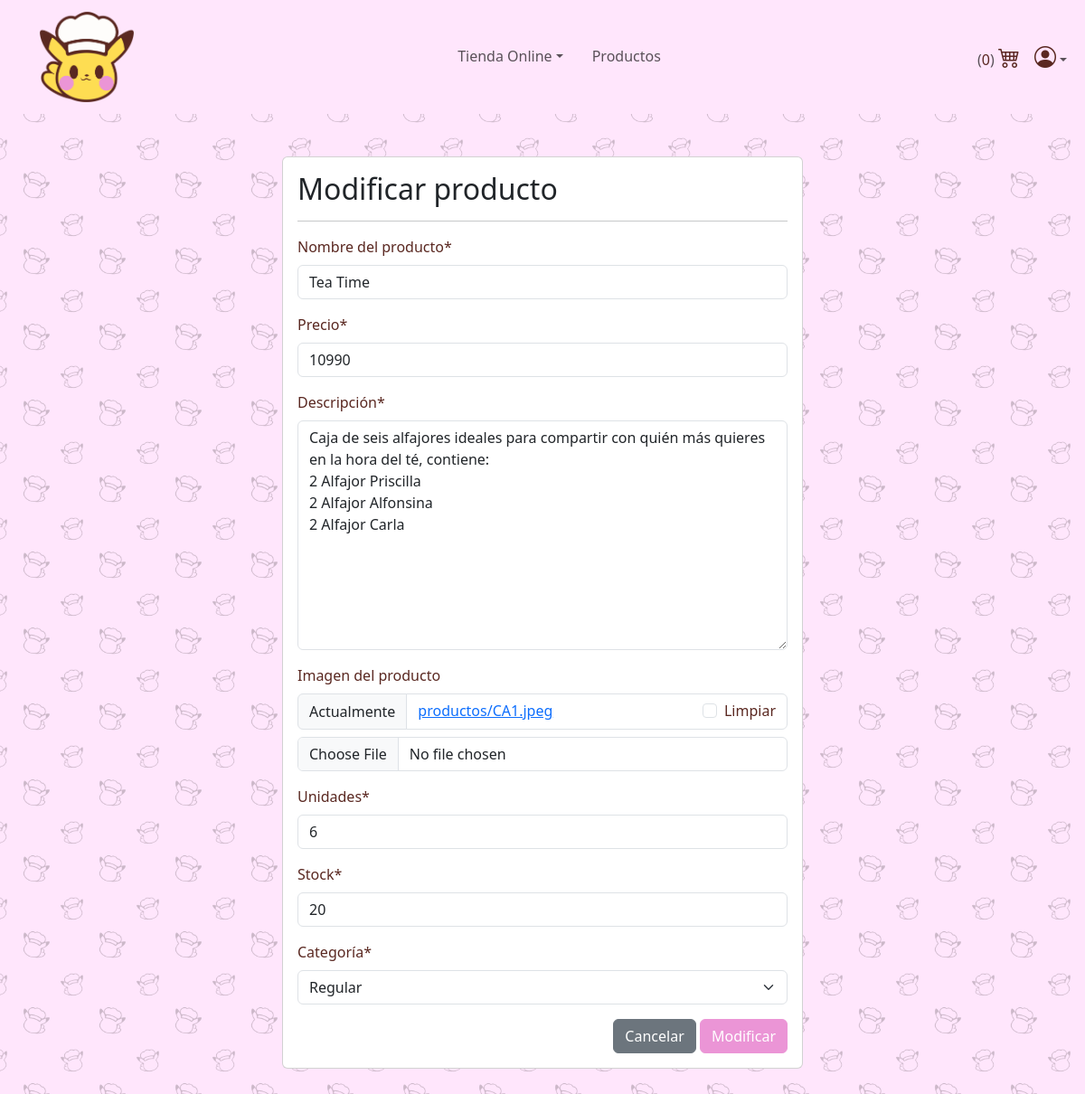
The page /modificar-producto/3/ (signed in) on the database its author committed.
### tienda/models.py (models this page shows, shortened)
class Producto(models.Model):
    nombre = models.CharField(max_length=50)
    precio = models.IntegerField()
    descripcion = models.TextField()
    url_imagen = models.ImageField(upload_to="productos",null=True, blank=True)
    unidades = models.IntegerField(default = 1)
    stock = models.IntegerField(default = 0)
    categoria = models.ForeignKey(Categoria, on_delete=models.CASCADE)

class Categoria(models.Model):
    nombre = models.CharField(max_length=50)
    def __str__(self):
        return self.nombre

### tienda/views.py (the view, shortened to what this page needs)
# urls.py: path('modificar-producto/<id>/', views.modificar_producto, name ='modificar_producto'),
@permission_required('tienda.change_producto')
def modificar_producto(request, id):
    producto = get_object_or_404(Producto, id=id)
    context = {'form':ProductoForm(instance=producto)}
    return render(request, 'productos/modificar.html',context)

### tienda/forms.py
class ProductoForm(forms.ModelForm):
    class Meta:
        model = Producto
        fields = '__all__'
        labels = {
            'nombre':'Nombre del producto',
            'descripcion':'Descripción',
            'url_imagen':'Imagen del producto',
            'categoria':'Categoría',
        }

### tienda/templates/productos/modificar.html (shortened to what this page needs)
{% extends 'tienda/base-intranet.html' %}
{% load crispy_forms_tags %}
{% block contenido %}
<br><br>
    <div class="row">
        <div class="col-12 col-md-6 offset-md-3">
            <div class="card">
                <div class="card-body">
                    <h2>Modificar producto</h2>
                    <hr>
                    <form action="" method="post" enctype="multipart/form-context">
                        {{ form | crispy }}
                        <div class="d-flex justify-content-end">
                            <input type="reset" value="Cancelar" class="btn btn-secondary">
                            <input type="submit" value="Modificar" class="btn btn-primary">
                        </div>
                    </form>
                </div>
            </div>
        </div>
    </div>
<br><br>
{% endblock %}

### tienda/static/tienda/css/alfajoreria.css (style rules this page uses)
* { color: #5A2821; }
.btn-primary { background-color: #EB95D6; border-color: #EB95D6 ; }
body { background-image: url('../img/pipopattern.png'); background-size: 7%; background-color: #ffe6fc; }

### rows shown on the page
Producto: nombre "Tea Time", precio "10990", descripcion "Caja de seis alfajores ideales para compartir con quién más quieres en la hora del té, contiene: 2 Alfajor Priscilla 2 Alfajor Alfonsina 2 Alfajor Carla", unidades "6", stock "20", categoria "Regular"
